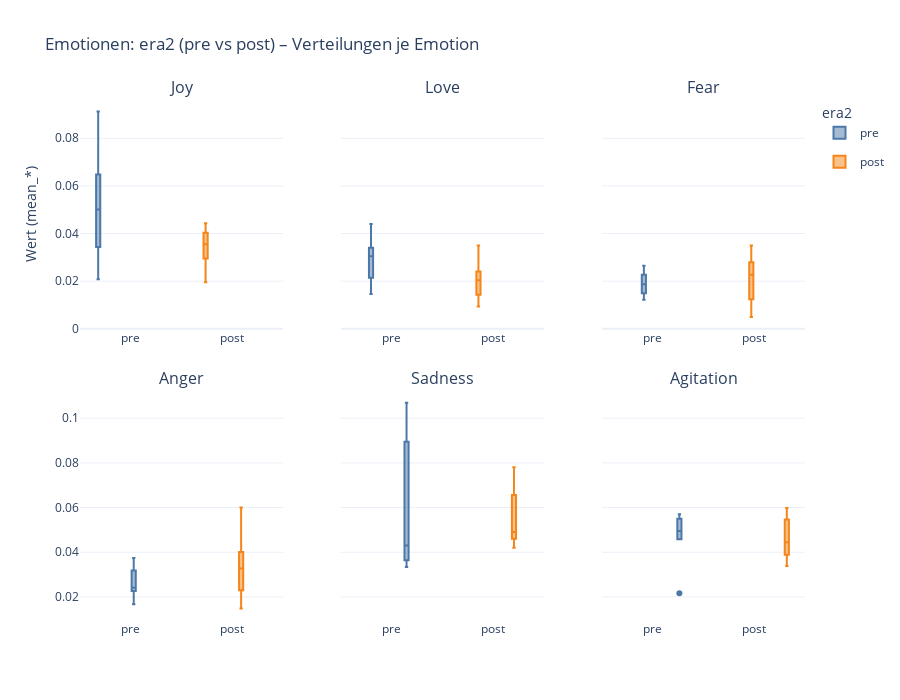
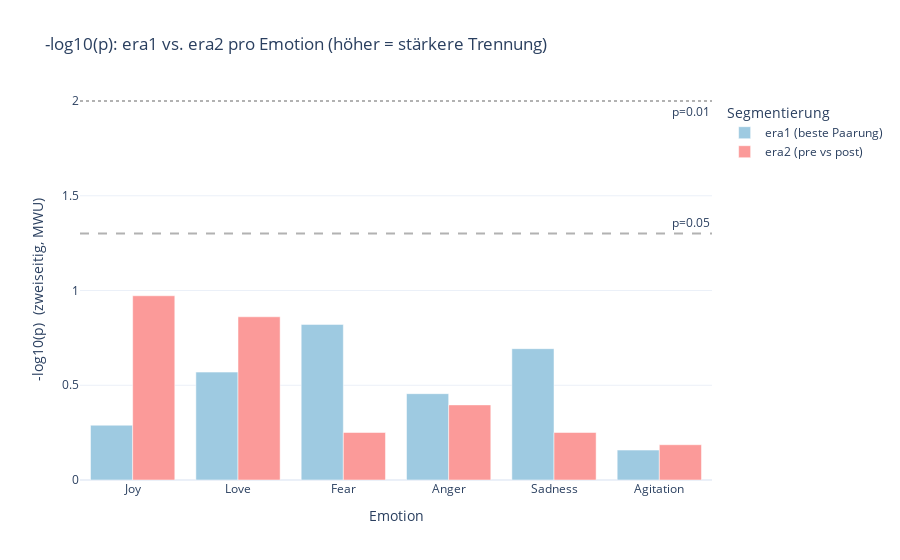

The cell these charts' notebook holds for them, in order:
### Code cell
# === Boxplots (era2: pre vs post) je Emotion + Signifikanzvergleich era1 vs era2 ===
import sys, subprocess, csv, re, math
from collections import defaultdict, OrderedDict

# Plotly sicherstellen (keine NumPy/Pandas nötig)
subprocess.run([sys.executable, "-m", "pip", "install", "-q", "plotly"], check=False)
import plotly.graph_objects as go
from plotly.subplots import make_subplots

# <<< Pfad zu deiner Datei anpassen >>>
TSV = r"C:\Users\sam97xs\Stabi_Hackathon\Results\ALL_emotions_means_by_id.tsv"

EMOS = ["Joy","Love","Fear","Anger","Sadness","Agitation"]
ERA1_LEVELS = ["pre war","war","post war"]
ERA2_LEVELS = ["pre","post"]

def to_float(x):
    if x is None: return 0.0
    x = str(x).strip().replace(",", ".")
    try: return float(x) if x else 0.0
    except: return 0.0

# --- Mann-Whitney U (2-seitig), rein in Python, mit Tie-Korrektur ---
def _rankdata(values):
    """Average ranks ab 1 (wie SciPy)."""
    sorted_pairs = sorted((v,i) for i,v in enumerate(values))
    ranks = [0.0]*len(values)
    i = 0
    while i < len(sorted_pairs):
        j = i+1
        # Tie-Block
        while j < len(sorted_pairs) and sorted_pairs[j][0] == sorted_pairs[i][0]:
            j += 1
        # mittlere Ränge für Block
        avg_rank = (i+1 + j) / 2.0
        for k in range(i, j):
            ranks[sorted_pairs[k][1]] = avg_rank
        i = j
    return ranks

def _mw_u_test(x, y):
    """Return dict: {'U':..., 'z':..., 'p':..., 'n1':..., 'n2':..., 'delta':...}"""
    n1, n2 = len(x), len(y)
    if n1 == 0 or n2 == 0:
        return {'U': 0.0, 'z': 0.0, 'p': 1.0, 'n1': n1, 'n2': n2, 'delta': 0.0}

    all_vals = x + y
    ranks = _rankdata(all_vals)
    R1 = sum(ranks[:n1])
    U1 = R1 - n1*(n1+1)/2.0
    # Tie-Korrektur
    # T = sum(t_i^3 - t_i) über alle Tie-Gruppen im kombinierten Sample
    T = 0.0
    i = 0
    sp = sorted(all_vals)
    N = n1 + n2
    while i < N:
        j = i+1
        while j < N and sp[j] == sp[i]:
            j += 1
        t = j - i
        if t > 1:
            T += t**3 - t
        i = j
    meanU = n1*n2/2.0
    # Varianz mit Tie-Korrektur
    sigma_sq = (n1*n2/12.0) * (N+1 - T/(N*(N-1))) if N > 1 else 0.0
    sigma = math.sqrt(max(sigma_sq, 1e-12))

    # Kontinuitätskorrektur
    if U1 > meanU:
        z = (U1 - meanU - 0.5)/sigma
    elif U1 < meanU:
        z = (U1 - meanU + 0.5)/sigma
    else:
        z = 0.0
    # zweiseitiger p-Wert
    p = 2.0 * (1.0 - 0.5*(1.0 + math.erf(abs(z)/math.sqrt(2))))

    # Cliff's delta (Effektgröße), O(n log n)
    def cliffs_delta(a, b):
        a_sorted = sorted(a)
        b_sorted = sorted(b)
        i = j = wins = ties = 0
        nb = len(b_sorted)
        for av in a_sorted:
            # count b < av
            while j < nb and b_sorted[j] < av:
                j += 1
            k = j
            # count b == av
            while k < nb and b_sorted[k] == av:
                k += 1
            wins += j
            ties += (k - j)
        total = n1*n2
        losses = total - wins - ties
        delta = (wins - losses) / total if total else 0.0
        return delta

    delta = cliffs_delta(x, y)
    return {'U': U1, 'z': z, 'p': p, 'n1': n1, 'n2': n2, 'delta': delta}

# --- Daten lesen ---
vals_era2 = {emo: {lvl: [] for lvl in ERA2_LEVELS} for emo in EMOS}
vals_era1 = {emo: {lvl: [] for lvl in ERA1_LEVELS} for emo in EMOS}

with open(TSV, "r", encoding="utf-8", errors="ignore", newline="") as f:
    r = csv.DictReader(f, delimiter="\t")
    headers = r.fieldnames or []
    need = ["era1","era2"] + [f"mean_{e}" for e in EMOS]
    missing = [c for c in need if c not in headers]
    if missing:
        raise RuntimeError(f"Fehlende Spalten in TSV: {missing}\nGefunden: {headers}")

    for row in r:
        e1 = (row.get("era1") or "").strip()
        e2 = (row.get("era2") or "").strip()
        if e1 in ERA1_LEVELS:
            for emo in EMOS:
                vals_era1[emo][e1].append(to_float(row.get(f"mean_{emo}","")))
        if e2 in ERA2_LEVELS:
            for emo in EMOS:
                vals_era2[emo][e2].append(to_float(row.get(f"mean_{emo}","")))

# --- 1) Boxplots era2: "pre" vs "post" je Emotion ---
fig = make_subplots(rows=2, cols=3, subplot_titles=EMOS,
                    shared_yaxes=True, horizontal_spacing=0.08, vertical_spacing=0.12)

era2_colors = {"pre": "#4c78a8", "post": "#f58518"}  # blau vs orange
legend_once = set()

def grid_pos(i):  # 0..5 -> (row,col)
    return 1 + i//3, 1 + i%3

for i, emo in enumerate(EMOS):
    rrow, ccol = grid_pos(i)
    for lvl in ERA2_LEVELS:
        ys = vals_era2[emo][lvl]
        fig.add_trace(
            go.Box(
                y=ys, name=lvl, marker_color=era2_colors[lvl],
                boxpoints="outliers", jitter=0.3, whiskerwidth=0.8,
                legendgroup=lvl, showlegend=(lvl not in legend_once)
            ),
            row=rrow, col=ccol
        )
        legend_once.add(lvl)

fig.update_layout(
    title="Emotionen: era2 (pre vs post) – Verteilungen je Emotion",
    template="plotly_white", height=700, boxmode="group",
    legend_title="era2"
)
fig.update_yaxes(title_text="Wert (mean_*)", rangemode="tozero", row=1, col=1)
fig.show()

# --- 2) Signifikanz: era2 (pre vs post) je Emotion ---
era2_stats = {}
for emo in EMOS:
    x = vals_era2[emo]["pre"]
    y = vals_era2[emo]["post"]
    era2_stats[emo] = _mw_u_test(x, y)

# --- 3) Signifikanz: era1 – beste Zweiertrennung je Emotion (min p) ---
pairs_era1 = [("pre war","war"), ("war","post war"), ("pre war","post war")]
era1_best = {}
for emo in EMOS:
    best = {"p": 1.0, "pair": None, "z": 0.0, "delta": 0.0}
    for a,b in pairs_era1:
        stat = _mw_u_test(vals_era1[emo][a], vals_era1[emo][b])
        if stat["p"] < best["p"]:
            best = {"p": stat["p"], "pair": (a,b), "z": stat["z"], "delta": stat["delta"]}
    era1_best[emo] = best

# --- 4) Vergleichs-Plot: -log10(p) für era1(best) vs era2(pre vs post) ---
def nlog10(p):
    import math
    p = max(min(p, 1.0), 1e-300)
    return -math.log10(p)

emotions = EMOS
era1_bars = [nlog10(era1_best[e]["p"]) for e in emotions]
era2_bars = [nlog10(era2_stats[e]["p"]) for e in emotions]

cmp_fig = go.Figure()
cmp_fig.add_bar(name="era1 (beste Paarung)", x=emotions, y=era1_bars, marker_color="#9ecae1")
cmp_fig.add_bar(name="era2 (pre vs post)", x=emotions, y=era2_bars, marker_color="#fb9a99")
# Schwellenlinien
cmp_fig.add_hline(y=nlog10(0.05), line_dash="dash", line_color="gray", opacity=0.6,
                  annotation_text="p=0.05", annotation_position="top right")
cmp_fig.add_hline(y=nlog10(0.01), line_dash="dot", line_color="gray", opacity=0.6,
                  annotation_text="p=0.01", annotation_position="bottom right")

cmp_fig.update_layout(
    title="-log10(p): era1 vs. era2 pro Emotion (höher = stärkere Trennung)",
    barmode="group",
    template="plotly_white",
    yaxis_title="-log10(p)  (zweiseitig, MWU)",
    xaxis_title="Emotion",
    legend_title="Segmentierung"
)
cmp_fig.show()

# --- 5) Kleiner Text-Report in der Konsole ---
print("\n=== ERA2 (pre vs post) – MWU p-Werte & Cliff's delta ===")
for e in EMOS:
    s = era2_stats[e]
    print(f"{e:10s}  n={s['n1']+s['n2']:4d}  pre={s['n1']:3d} post={s['n2']:3d}  p={s['p']:.3g}  z={s['z']:.2f}  delta={s['delta']:.3f}")

print("\n=== ERA1 beste Paarung pro Emotion (niedrigster p) ===")
for e in EMOS:
    b = era1_best[e]
    pair = f"{b['pair'][0]} vs {b['pair'][1]}" if b["pair"] else "n/a"
    print(f"{e:10s}  best: {pair:23s}  p={b['p']:.3g}  z={b['z']:.2f}  delta={b['delta']:.3f}")

### Figure 1 — Plotly figure (JSON) as saved in the notebook; plotly's stock layout.template omitted (floating-point values rounded to 4 significant figures)
{"data": [{"boxpoints": "outliers", "jitter": 0.3, "legendgroup": "pre", "marker": {"color": "#4c78a8"}, "name": "pre", "showlegend": true, "type": "box", "whiskerwidth": 0.8, "xaxis": "x", "y": [0.02081, 0.09127, 0.05106, 0.03438, 0.06479, 0.04912], "yaxis": "y"}, {"boxpoints": "outliers", "jitter": 0.3, "legendgroup": "post", "marker": {"color": "#f58518"}, "name": "post", "showlegend": true, "type": "box", "whiskerwidth": 0.8, "xaxis": "x", "y": [0.02917, 0.03817, 0.04063, 0.0299, 0.03291, 0.0195, 0.04, 0.04433], "yaxis": "y"}, {"boxpoints": "outliers", "jitter": 0.3, "legendgroup": "pre", "marker": {"color": "#4c78a8"}, "name": "pre", "showlegend": false, "type": "box", "whiskerwidth": 0.8, "xaxis": "x2", "y": [0.01457, 0.02748, 0.03404, 0.0334, 0.04401, 0.02141], "yaxis": "y2"}, {"boxpoints": "outliers", "jitter": 0.3, "legendgroup": "post", "marker": {"color": "#f58518"}, "name": "post", "showlegend": false, "type": "box", "whiskerwidth": 0.8, "xaxis": "x2", "y": [0.021, 0.01908, 0.009375, 0.02436, 0.009554, 0.02384, 0.035, 0.0197], "yaxis": "y2"}, {"boxpoints": "outliers", "jitter": 0.3, "legendgroup": "pre", "marker": {"color": "#4c78a8"}, "name": "pre", "showlegend": false, "type": "box", "whiskerwidth": 0.8, "xaxis": "x3", "y": [0.02081, 0.01668, 0.01489, 0.02652, 0.01222, 0.02267], "yaxis": "y3"}, {"boxpoints": "outliers", "jitter": 0.3, "legendgroup": "post", "marker": {"color": "#f58518"}, "name": "post", "showlegend": false, "type": "box", "whiskerwidth": 0.8, "xaxis": "x3", "y": [0.03501, 0.02417, 0.02813, 0.02769, 0.02123, 0.009751, 0.015, 0.004926], "yaxis": "y3"}, {"boxpoints": "outliers", "jitter": 0.3, "legendgroup": "pre", "marker": {"color": "#4c78a8"}, "name": "pre", "showlegend": false, "type": "box", "whiskerwidth": 0.8, "xaxis": "x4", "y": [0.03746, 0.01668, 0.02553, 0.02259, 0.03178, 0.02267], "yaxis": "y4"}, {"boxpoints": "outliers", "jitter": 0.3, "legendgroup": "post", "marker": {"color": "#f58518"}, "name": "post", "showlegend": false, "type": "box", "whiskerwidth": 0.8, "xaxis": "x4", "y": [0.03734, 0.04198, 0.02813, 0.02104, 0.03822, 0.02492, 0.06, 0.01478], "yaxis": "y4"}, {"boxpoints": "outliers", "jitter": 0.3, "legendgroup": "pre", "marker": {"color": "#4c78a8"}, "name": "pre", "showlegend": false, "type": "box", "whiskerwidth": 0.8, "xaxis": "x5", "y": [0.03642, 0.107, 0.0383, 0.0334, 0.04768, 0.08942], "yaxis": "y5"}, {"boxpoints": "outliers", "jitter": 0.3, "legendgroup": "post", "marker": {"color": "#f58518"}, "name": "post", "showlegend": false, "type": "box", "whiskerwidth": 0.8, "xaxis": "x5", "y": [0.04201, 0.04453, 0.05625, 0.04762, 0.04883, 0.07801, 0.075, 0.04926], "yaxis": "y5"}, {"boxpoints": "outliers", "jitter": 0.3, "legendgroup": "pre", "marker": {"color": "#4c78a8"}, "name": "pre", "showlegend": false, "type": "box", "whiskerwidth": 0.8, "xaxis": "x6", "y": [0.04579, 0.02159, 0.05106, 0.05697, 0.05501, 0.04786], "yaxis": "y6"}, {"boxpoints": "outliers", "jitter": 0.3, "legendgroup": "post", "marker": {"color": "#f58518"}, "name": "post", "showlegend": false, "type": "box", "whiskerwidth": 0.8, "xaxis": "x6", "y": [0.03384, 0.04326, 0.05937, 0.0598, 0.04565, 0.04334, 0.05, 0.03448], "yaxis": "y6"}], "layout": {"annotations": [{"font": {"size": 16}, "showarrow": false, "text": "Joy", "x": 0.14, "xanchor": "center", "xref": "paper", "y": 1, "yanchor": "bottom", "yref": "paper"}, {"font": {"size": 16}, "showarrow": false, "text": "Love", "x": 0.5, "xanchor": "center", "xref": "paper", "y": 1, "yanchor": "bottom", "yref": "paper"}, {"font": {"size": 16}, "showarrow": false, "text": "Fear", "x": 0.86, "xanchor": "center", "xref": "paper", "y": 1, "yanchor": "bottom", "yref": "paper"}, {"font": {"size": 16}, "showarrow": false, "text": "Anger", "x": 0.14, "xanchor": "center", "xref": "paper", "y": 0.44, "yanchor": "bottom", "yref": "paper"}, {"font": {"size": 16}, "showarrow": false, "text": "Sadness", "x": 0.5, "xanchor": "center", "xref": "paper", "y": 0.44, "yanchor": "bottom", "yref": "paper"}, {"font": {"size": 16}, "showarrow": false, "text": "Agitation", "x": 0.86, "xanchor": "center", "xref": "paper", "y": 0.44, "yanchor": "bottom", "yref": "paper"}], "boxmode": "group", "height": 700, "legend": {"title": {"text": "era2"}}, "title": {"text": "Emotionen: era2 (pre vs post) – Verteilungen je Emotion"}, "xaxis": {"anchor": "y", "domain": [0, 0.28]}, "xaxis2": {"anchor": "y2", "domain": [0.36, 0.64]}, "xaxis3": {"anchor": "y3", "domain": [0.72, 1]}, "xaxis4": {"anchor": "y4", "domain": [0, 0.28]}, "xaxis5": {"anchor": "y5", "domain": [0.36, 0.64]}, "xaxis6": {"anchor": "y6", "domain": [0.72, 1]}, "yaxis": {"anchor": "x", "domain": [0.56, 1], "rangemode": "tozero", "title": {"text": "Wert (mean_*)"}}, "yaxis2": {"anchor": "x2", "domain": [0.56, 1], "matches": "y", "showticklabels": false}, "yaxis3": {"anchor": "x3", "domain": [0.56, 1], "matches": "y", "showticklabels": false}, "yaxis4": {"anchor": "x4", "domain": [0, 0.44]}, "yaxis5": {"anchor": "x5", "domain": [0, 0.44], "matches": "y4", "showticklabels": false}, "yaxis6": {"anchor": "x6", "domain": [0, 0.44], "matches": "y4", "showticklabels": false}}}

### Figure 2 — Plotly figure (JSON) as saved in the notebook; plotly's stock layout.template omitted (floating-point values rounded to 4 significant figures)
{"data": [{"marker": {"color": "#9ecae1"}, "name": "era1 (beste Paarung)", "type": "bar", "x": ["Joy", "Love", "Fear", "Anger", "Sadness", "Agitation"], "y": [0.2891, 0.5693, 0.8211, 0.4556, 0.6931, 0.1578]}, {"marker": {"color": "#fb9a99"}, "name": "era2 (pre vs post)", "type": "bar", "x": ["Joy", "Love", "Fear", "Anger", "Sadness", "Agitation"], "y": [0.9723, 0.8613, 0.2508, 0.3964, 0.2508, 0.1862]}], "layout": {"annotations": [{"showarrow": false, "text": "p=0.05", "x": 1, "xanchor": "right", "xref": "x domain", "y": 1.301, "yanchor": "bottom", "yref": "y"}, {"showarrow": false, "text": "p=0.01", "x": 1, "xanchor": "right", "xref": "x domain", "y": 2, "yanchor": "top", "yref": "y"}], "barmode": "group", "legend": {"title": {"text": "Segmentierung"}}, "shapes": [{"line": {"color": "gray", "dash": "dash"}, "opacity": 0.6, "type": "line", "x0": 0, "x1": 1, "xref": "x domain", "y0": 1.301, "y1": 1.301, "yref": "y"}, {"line": {"color": "gray", "dash": "dot"}, "opacity": 0.6, "type": "line", "x0": 0, "x1": 1, "xref": "x domain", "y0": 2, "y1": 2, "yref": "y"}], "title": {"text": "-log10(p): era1 vs. era2 pro Emotion (höher = stärkere Trennung)"}, "xaxis": {"title": {"text": "Emotion"}}, "yaxis": {"title": {"text": "-log10(p)  (zweiseitig, MWU)"}}}}
